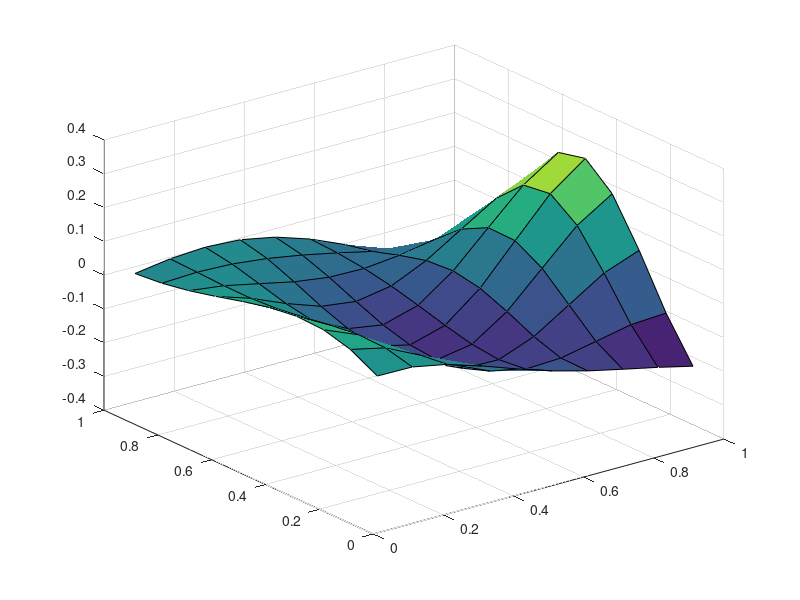
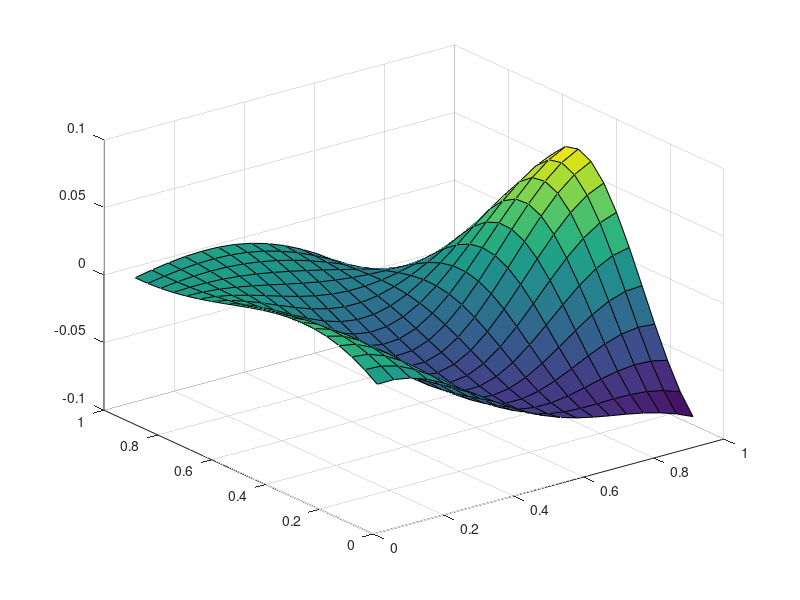
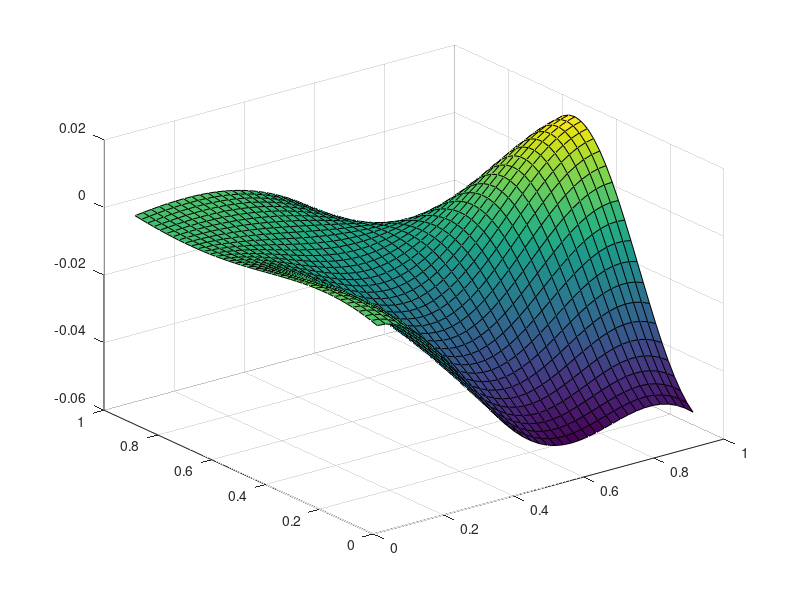

The MATLAB source for these figures, in order:
%% MECH 510 - Programming Assignment 3 - Data visualization
% Nicholas Earle

clear; clc; close all;

% 10 x 10 domain
T_10 = csvread('T_10.csv');
u_10 = csvread('u_10.csv');
v_10 = csvread('v_10.csv');
ErrFI_10 = csvread('ErrFI_10.csv');
ErrS_10 = csvread('ErrS_10.csv');

L2_FI10 = 0.0956385;
L2_S10 = 0.000577231;

xv10 = linspace(0.05, 0.95, 10);
yv10 = xv10;
[x10, y10] = meshgrid(xv10, yv10);

% 20 x 20 domain
T_20 = csvread('T_20.csv');
u_20 = csvread('u_20.csv');
v_20 = csvread('v_20.csv');
ErrFI_20 = csvread('ErrFI_20.csv');
ErrS_20 = csvread('ErrS_20.csv');

L2_FI20 = 0.0337088;
L2_S20 = 0.000146137;

xv20 = linspace(0.05, 0.95, 20);
yv20 = xv20;
[x20, y20] = meshgrid(xv20, yv20);

% 40 x 40 domain
T_40 = csvread('T_40.csv');
u_40 = csvread('u_40.csv');
v_40 = csvread('v_40.csv');
ErrFI_40 = csvread('ErrFI_40.csv');
ErrS_40 = csvread('ErrS_40.csv');

L2_FI40 = 0.0213721;
L2_S40 = 3.66494e-05;

xv40 = linspace(0.05, 0.95, 40);
yv40 = xv40;
[x40, y40] = meshgrid(xv40, yv40);

figure();
surf(x10, y10, ErrFI_10);
figure();
surf(x20, y20, ErrFI_20);
figure();
surf(x40, y40, ErrFI_40);

